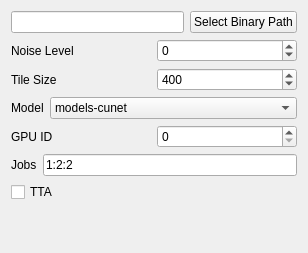
              <widget class="QWidget" name="waifu2xNcnnVulkanTab">
               <attribute name="title">
                <string>Waifu2X NCNN Vulkan</string>
               </attribute>
               <layout class="QVBoxLayout" name="verticalLayout_6">
                <item>
                 <layout class="QHBoxLayout" name="waifu2xNcnnVulkanPathHorizontalLayout">
                  <item>
                   <widget class="QLineEdit" name="waifu2xNcnnVulkanPathLineEdit"/>
                  </item>
                  <item>
                   <widget class="QPushButton" name="waifu2xNcnnVulkanPathSelectButton">
                    <property name="text">
                     <string>Select Binary Path</string>
                    </property>
                   </widget>
                  </item>
                 </layout>
                </item>
                <item>
                 <layout class="QHBoxLayout" name="waifu2xNcnnVulkanNoiseLevelHorizontalLayout">
                  <item>
                   <widget class="QLabel" name="waifu2xNcnnVulkanNoiseLevelLabel">
                    <property name="text">
                     <string>Noise Level</string>
                    </property>
                   </widget>
                  </item>
                  <item>
                   <widget class="QSpinBox" name="waifu2xNcnnVulkanNoiseLevelSpinBox">
                    <property name="minimum">
                     <number>-1</number>
                    </property>
                    <property name="maximum">
                     <number>3</number>
                    </property>
                   </widget>
                  </item>
                 </layout>
                </item>
                <item>
                 <layout class="QHBoxLayout" name="waifu2xNcnnVulkanTileSizeHorizontalLayout">
                  <item>
                   <widget class="QLabel" name="waifu2xNcnnVulkanTileSizeLabel">
                    <property name="text">
                     <string>Tile Size</string>
                    </property>
                   </widget>
                  </item>
                  <item>
                   <widget class="QSpinBox" name="waifu2xNcnnVulkanTileSizeSpinBox">
                    <property name="minimum">
                     <number>32</number>
                    </property>
                    <property name="maximum">
                     <number>99999</number>
                    </property>
                    <property name="value">
                     <number>400</number>
                    </property>
                   </widget>
                  </item>
                 </layout>
                </item>
                <item>
                 <layout class="QHBoxLayout" name="waifu2xNcnnVulkanModelHorizontalLayout">
                  <item>
                   <widget class="QLabel" name="waifu2xNcnnVulkanModelLabel">
                    <property name="text">
                     <string>Model</string>
                    </property>
                   </widget>
                  </item>
                  <item>
                   <widget class="QComboBox" name="waifu2xNcnnVulkanModelComboBox">
                    <item>
                     <property name="text">
                      <string>models-cunet</string>
                     </property>
                    </item>
                    <item>
                     <property name="text">
                      <string>models-upconv_7_anime_style_art_rgb</string>
                     </property>
                    </item>
                    <item>
                     <property name="text">
                      <string>models-upconv_7_photo</string>
                     </property>
                    </item>
                   </widget>
                  </item>
                 </layout>
                </item>
                <item>
                 <layout class="QHBoxLayout" name="waifu2xNcnnVulkanGpuIdHorizontalLayout">
                  <item>
                   <widget class="QLabel" name="waifu2xNcnnVulkanGpuIdLabel">
                    <property name="text">
                     <string>GPU ID</string>
                    </property>
                   </widget>
                  </item>
                  <item>
                   <widget class="QSpinBox" name="waifu2xNcnnVulkanGpuIdSpinBox"/>
                  </item>
                 </layout>
                </item>
                <item>
                 <layout class="QHBoxLayout" name="waifu2xNcnnVulkanJobsHorizontalLayout">
                  <item>
                   <widget class="QLabel" name="waifu2xNcnnVulkanJobsLabel">
                    <property name="text">
                     <string>Jobs</string>
                    </property>
                   </widget>
                  </item>
                  <item>
                   <widget class="QLineEdit" name="waifu2xNcnnVulkanJobsLineEdit">
                    <property name="text">
                     <string>1:2:2</string>
                    </property>
                   </widget>
                  </item>
                 </layout>
                </item>
                <item>
                 <layout class="QHBoxLayout" name="waifu2xNcnnVulkanOptionsHorizontalLayout">
                  <item>
                   <widget class="QCheckBox" name="waifu2xNcnnVulkanTtaCheckBox">
                    <property name="text">
                     <string>TTA</string>
                    </property>
                   </widget>
                  </item>
                 </layout>
                </item>
                <item>
                 <spacer name="waifu2xNcnnVulkanVerticalSpacer">
                  <property name="orientation">
                   <enum>Qt::Vertical</enum>
                  </property>
                  <property name="sizeHint" stdset="0">
                   <size>
                    <width>20</width>
                    <height>40</height>
                   </size>
                  </property>
                 </spacer>
                </item>
               </layout>
              </widget>
